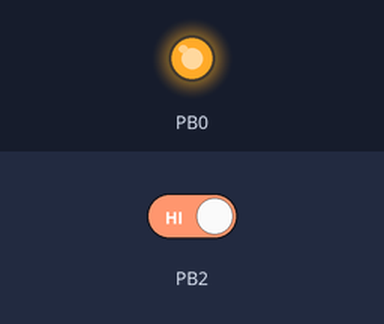
A sketch run on a simulated ATtiny85, built with avr-gcc and run on an emulated ATtiny85. On the bench: output pins drawn as LEDs (lit = HIGH). Inputs (shaded band) come from the test bench; at power-on: PB2 HIGH. Pins used as bus, display or sensor lines are not drawn.

Above: at 1.2 s.
1.3 s: PB2 driven LOW
At 2.1 s:
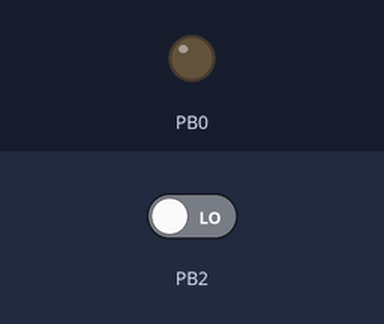
3.0 s: PB2 driven HIGH
At 5.9 s:
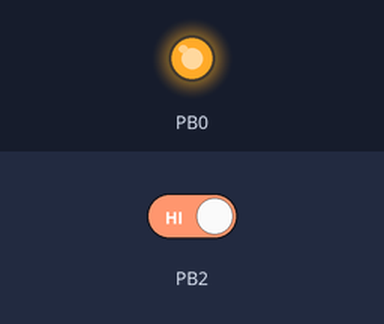
Timing chart, 0 to 7.4 s (numbered marks = the images above; inputs shaded):
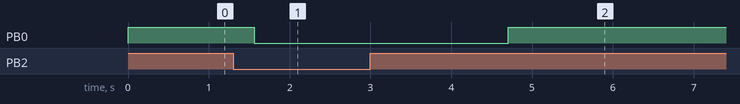

Measured:
- after the input at 1.3 s, PB0: HIGH → LOW after 0.26 s
- after the input at 3.0 s, PB0: LOW → HIGH after 1.7 s

The sketch:

sketch_mar16a.ino
```cpp
unsigned int uiMSec;
unsigned char ucFlag, ucCount;

void setup()
{
  // put your setup code here, to run once:
  //DDRB = 0b00000011;
  pinMode(0, OUTPUT);
  pinMode(1, OUTPUT);
  pinMode(2, INPUT);

  uiMSec = 0;
  ucFlag = 0;
  ucCount = 0;
  cli();
  SREG = 0X80;//(1 << GIE);
  TCNT0 = 0;
  TCCR0A = 0;
  TCCR0B = 0;
  OCR0A = 156;
  TCCR0A |= 0X82; // set entire TCCR0A register to 0
  TCCR0B |= 0X85; // same for TCCR0B
  TIMSK |= (1 << OCIE0A);
  sei();
}
void pulse(unsigned int uiPulse)
{
  unsigned int i;
  for(i=0; i< uiPulse; i++)
  {
    digitalWrite(1, HIGH);
    //delayMicroseconds(1);
    delayMicroseconds(12);
    digitalWrite(1, LOW);
    //delayMicroseconds(1);
    delayMicroseconds(6);
  }
}
void loop()
{
    //delayMicroseconds(1000);
    pulse(1000);
    delayMicroseconds(1000);
    pulse(1000);
    for(uiMSec=3; uiMSec<450; uiMSec++)
    {
      delayMicroseconds(1000);
    }
   if((ucFlag))// == 0)
   {
    //digitalWrite(0, LOW);
    if((ucCount>0)&&(ucCount<150))
    digitalWrite(0, LOW);
    else if (ucCount > 150)
    {
      ucFlag = 0;
      ucCount = 0;
      }
   }
   else
   {
     digitalWrite(0, HIGH);
     ucFlag = 0;
     ucCount = 0;
    }
   //delay(1000);
}
ISR(TIMER0_COMPA_vect)
{
  TCNT0 = 0;
  if((digitalRead(2)==0)&& (ucFlag==0))
  {
     //digitalWrite(0, LOW);
     ucFlag = 1;
     //ucCount ++;
  }
  if((ucFlag==0)&&(ucCount==0))
  {
     digitalWrite(0, HIGH);
     ucFlag = 0;
     //ucCount = 0;
  }
  if(ucFlag)
  {
     ucCount ++;
     //digitalWrite(0, LOW);
//     if((ucCount>0)&&(ucCount<4))
//     {
//        digitalWrite(0, LOW);
//     }
//     if(ucCount>4)
//     {
//        digitalWrite(0, HIGH);
//        ucCount = 0;
//     }
   }
}
```
